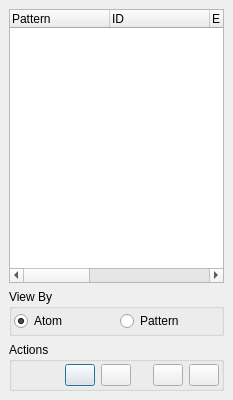
<ui version="4.0" >
 <class>AtomlistDialog</class>
 <widget class="QDialog" name="AtomlistDialog" >
  <property name="geometry" >
   <rect>
    <x>0</x>
    <y>0</y>
    <width>233</width>
    <height>400</height>
   </rect>
  </property>
  <property name="windowTitle" >
   <string>Atom List</string>
  </property>
  <property name="windowIcon" >
   <iconset resource="icons.qrc" >:/stackicons/icons/stack_atomlist.svg</iconset>
  </property>
  <layout class="QVBoxLayout" >
   <property name="margin" >
    <number>9</number>
   </property>
   <property name="spacing" >
    <number>6</number>
   </property>
   <item>
    <widget class="TTreeWidget" name="AtomTree" >
     <property name="sizePolicy" >
      <sizepolicy>
       <hsizetype>7</hsizetype>
       <vsizetype>7</vsizetype>
       <horstretch>0</horstretch>
       <verstretch>0</verstretch>
      </sizepolicy>
     </property>
     <property name="selectionMode" >
      <enum>QAbstractItemView::MultiSelection</enum>
     </property>
     <column>
      <property name="text" >
       <string>Pattern</string>
      </property>
     </column>
     <column>
      <property name="text" >
       <string>ID</string>
      </property>
     </column>
     <column>
      <property name="text" >
       <string>E</string>
      </property>
     </column>
     <column>
      <property name="text" >
       <string>X</string>
      </property>
     </column>
     <column>
      <property name="text" >
       <string>Y</string>
      </property>
     </column>
     <column>
      <property name="text" >
       <string>Z</string>
      </property>
     </column>
    </widget>
   </item>
   <item>
    <widget class="QGroupBox" name="ViewByGroup" >
     <property name="sizePolicy" >
      <sizepolicy>
       <hsizetype>5</hsizetype>
       <vsizetype>1</vsizetype>
       <horstretch>0</horstretch>
       <verstretch>0</verstretch>
      </sizepolicy>
     </property>
     <property name="title" >
      <string>View By</string>
     </property>
     <layout class="QHBoxLayout" >
      <property name="margin" >
       <number>2</number>
      </property>
      <property name="spacing" >
       <number>4</number>
      </property>
      <item>
       <layout class="QHBoxLayout" >
        <property name="margin" >
         <number>0</number>
        </property>
        <property name="spacing" >
         <number>6</number>
        </property>
        <item>
         <widget class="QRadioButton" name="ViewByAtomButton" >
          <property name="text" >
           <string>Atom</string>
          </property>
          <property name="checked" >
           <bool>true</bool>
          </property>
         </widget>
        </item>
        <item>
         <widget class="QRadioButton" name="ViewByPatternButton" >
          <property name="text" >
           <string>Pattern</string>
          </property>
         </widget>
        </item>
       </layout>
      </item>
     </layout>
    </widget>
   </item>
   <item>
    <widget class="QGroupBox" name="ActionsGroup" >
     <property name="title" >
      <string>Actions</string>
     </property>
     <layout class="QVBoxLayout" >
      <property name="margin" >
       <number>2</number>
      </property>
      <property name="spacing" >
       <number>4</number>
      </property>
      <item>
       <layout class="QHBoxLayout" >
        <property name="margin" >
         <number>0</number>
        </property>
        <property name="spacing" >
         <number>6</number>
        </property>
        <item>
         <spacer>
          <property name="orientation" >
           <enum>Qt::Horizontal</enum>
          </property>
          <property name="sizeHint" >
           <size>
            <width>40</width>
            <height>20</height>
           </size>
          </property>
         </spacer>
        </item>
        <item>
         <widget class="QPushButton" name="ShiftUpButton" >
          <property name="maximumSize" >
           <size>
            <width>30</width>
            <height>30</height>
           </size>
          </property>
          <property name="toolTip" >
           <string>Move selected atoms up one place in list</string>
          </property>
          <property name="text" >
           <string/>
          </property>
          <property name="icon" >
           <iconset resource="icons.qrc" >:/arrows/icons/arrow_up.svg</iconset>
          </property>
          <property name="iconSize" >
           <size>
            <width>24</width>
            <height>24</height>
           </size>
          </property>
         </widget>
        </item>
        <item>
         <widget class="QPushButton" name="ShiftDownButton" >
          <property name="maximumSize" >
           <size>
            <width>30</width>
            <height>30</height>
           </size>
          </property>
          <property name="toolTip" >
           <string>Move selected atoms down one place in list</string>
          </property>
          <property name="text" >
           <string/>
          </property>
          <property name="icon" >
           <iconset resource="icons.qrc" >:/arrows/icons/arrow_down.svg</iconset>
          </property>
          <property name="iconSize" >
           <size>
            <width>24</width>
            <height>24</height>
           </size>
          </property>
         </widget>
        </item>
        <item>
         <spacer>
          <property name="orientation" >
           <enum>Qt::Horizontal</enum>
          </property>
          <property name="sizeType" >
           <enum>QSizePolicy::Fixed</enum>
          </property>
          <property name="sizeHint" >
           <size>
            <width>16</width>
            <height>16</height>
           </size>
          </property>
         </spacer>
        </item>
        <item>
         <widget class="QPushButton" name="MoveToStartButton" >
          <property name="maximumSize" >
           <size>
            <width>30</width>
            <height>30</height>
           </size>
          </property>
          <property name="toolTip" >
           <string>Move selected atoms to start of list</string>
          </property>
          <property name="text" >
           <string/>
          </property>
          <property name="icon" >
           <iconset resource="icons.qrc" >:/arrows/icons/arrow_upline.svg</iconset>
          </property>
          <property name="iconSize" >
           <size>
            <width>24</width>
            <height>24</height>
           </size>
          </property>
         </widget>
        </item>
        <item>
         <widget class="QPushButton" name="MoveToEndButton" >
          <property name="maximumSize" >
           <size>
            <width>30</width>
            <height>30</height>
           </size>
          </property>
          <property name="toolTip" >
           <string>Move selected atoms to end of list</string>
          </property>
          <property name="text" >
           <string/>
          </property>
          <property name="icon" >
           <iconset resource="icons.qrc" >:/arrows/icons/arrow_downline.svg</iconset>
          </property>
          <property name="iconSize" >
           <size>
            <width>24</width>
            <height>24</height>
           </size>
          </property>
         </widget>
        </item>
       </layout>
      </item>
     </layout>
    </widget>
   </item>
  </layout>
 </widget>
 <customwidgets>
  <customwidget>
   <class>TTreeWidget</class>
   <extends>QTreeWidget</extends>
   <header>ttreewidget.uih</header>
  </customwidget>
 </customwidgets>
 <resources>
  <include location="icons.qrc" />
 </resources>
 <connections/>
</ui>
